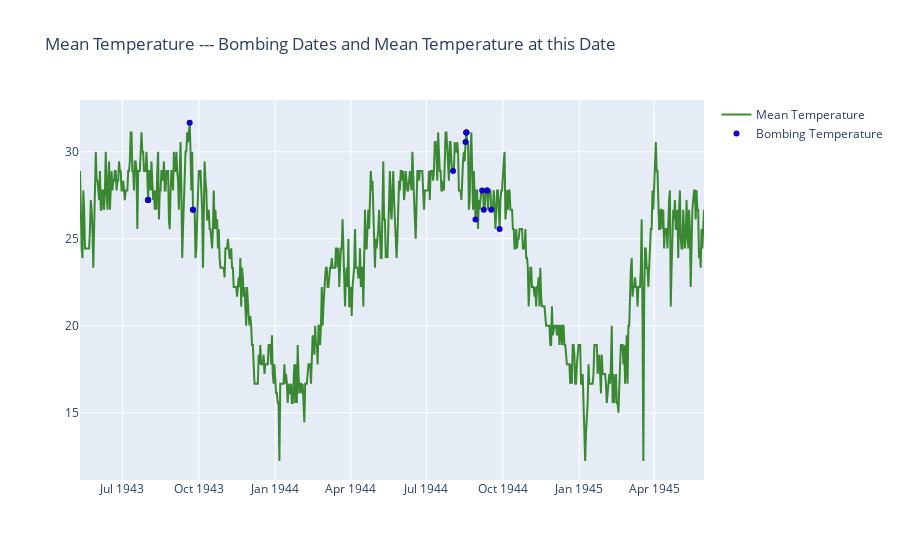

Notebook code for this chart:
### Code cell
trace=go.Scatter(x=weather_bin.Date,
                y=weather_bin.MeanTemp,
                mode='lines',marker=dict(color = 'rgba(16, 112, 2, 0.8)'),
                name='Mean Temperature')
trace1=go.Scatter(x=aerial_war['Mission Date'],y=aa,
                 mode='markers',
                 marker=dict(color='rgba(16, 0, 200, 1)'),
                 name='Bombing Temperature')

layout = dict(title = 'Mean Temperature --- Bombing Dates and Mean Temperature at this Date')
data = [trace,trace1]

fig = dict(data = data, layout = layout)
iplot(fig)

### Figure 1 — Plotly figure (JSON) as saved in the notebook; plotly's stock layout.template omitted (floating-point values rounded to 4 significant figures; data arrays with more than 128 entries replaced by an {"elided": "..."} marker saying what was removed)
{"data": [{"marker": {"color": "rgba(16, 112, 2, 0.8)"}, "mode": "lines", "name": "Mean Temperature", "type": "scatter", "x": {"elided": "751 str values"}, "y": {"elided": "751 float values"}}, {"marker": {"color": "rgba(16, 0, 200, 1)"}, "mode": "markers", "name": "Bombing Temperature", "type": "scatter", "x": ["1944-08-02T00:00:00", "1943-09-20T00:00:00", "1943-09-24T00:00:00", "1943-09-24T00:00:00", "1944-08-17T00:00:00", "1944-08-18T00:00:00", "1944-08-18T00:00:00", "1944-08-18T00:00:00", "1944-08-29T00:00:00", "1944-09-06T00:00:00", "1944-09-08T00:00:00", "1944-09-12T00:00:00", "1944-09-12T00:00:00", "1944-09-17T00:00:00", "1944-09-27T00:00:00", "1943-08-01T00:00:00", "1943-08-01T00:00:00", "1943-08-01T00:00:00", "1943-08-01T00:00:00"], "y": [28.89, 31.67, 26.67, 26.67, 30.56, 31.11, 31.11, 31.11, 26.11, 27.78, 26.67, 27.78, 27.78, 26.67, 25.56, 27.22, 27.22, 27.22, 27.22]}], "layout": {"title": {"text": "Mean Temperature --- Bombing Dates and Mean Temperature at this Date"}}}
